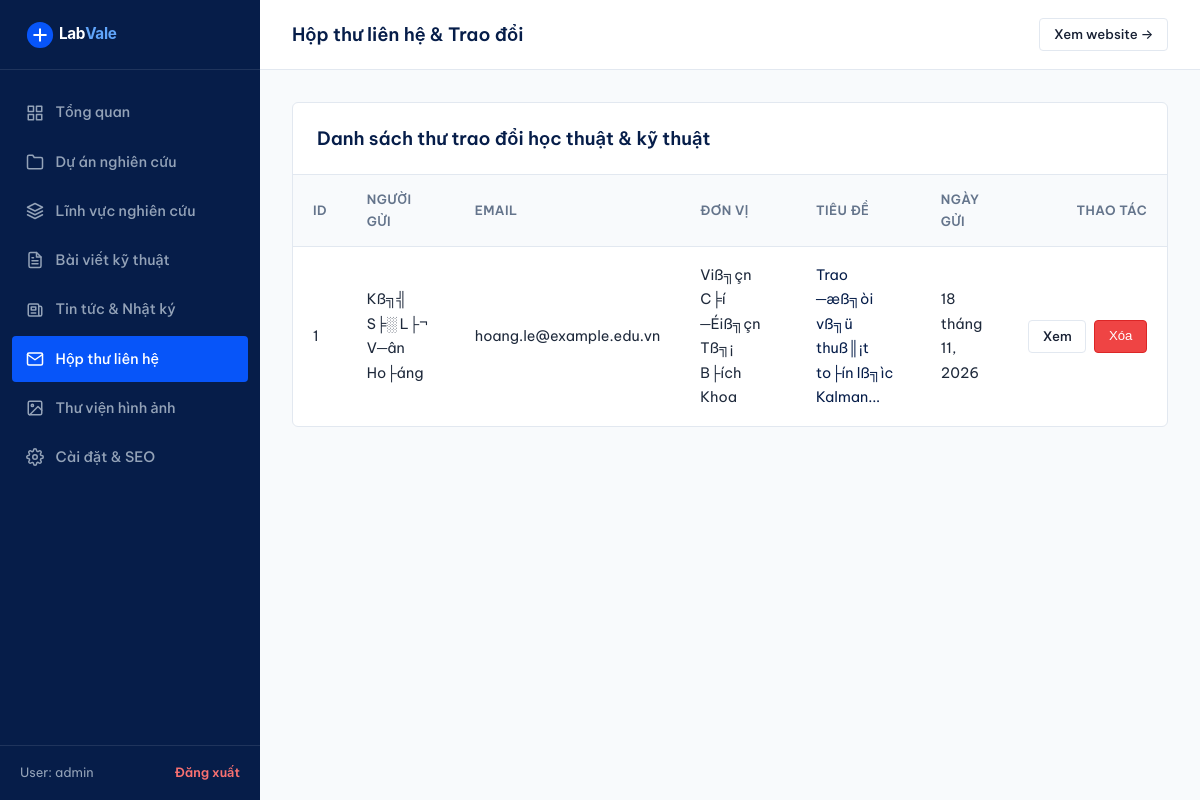
/admin/contacts.php (signed in), run on the app's committed database.
### tables this page shows
CREATE TABLE `contacts` (
  `id` int(11) NOT NULL AUTO_INCREMENT,
  `name` varchar(100) NOT NULL,
  `email` varchar(150) NOT NULL,
  `organization` varchar(150) DEFAULT NULL,
  `subject` varchar(200) NOT NULL,
  `message` text NOT NULL,
  `is_read` tinyint(1) DEFAULT 0,
  `ip_address` varchar(45) DEFAULT NULL,
  `created_at` datetime DEFAULT current_timestamp(),
  PRIMARY KEY (`id`)
);

### includes/helpers.php (called while the page is built, shortened)
<?php
function url(string $path = ''): string {
    $cleanPath = '/' . ltrim($path, '/');
    if ($cleanPath === '/') {
        return BASE_PATH === '' ? '/' : BASE_PATH . '/';
    }
    return BASE_PATH . $cleanPath;
}
function e(?string $str): string {
    return htmlspecialchars($str ?? '', ENT_QUOTES, 'UTF-8');
}
function format_date(?string $dateStr): string {
    $timestamp = strtotime($dateStr);
    $months = [
        1 => 'tháng 1', 2 => 'tháng 2', 3 => 'tháng 3', 4 => 'tháng 4',
        5 => 'tháng 5', 6 => 'tháng 6', 7 => 'tháng 7', 8 => 'tháng 8',
        9 => 'tháng 9', 10 => 'tháng 10', 11 => 'tháng 11', 12 => 'tháng 12'
    ];
    $day = date('j', $timestamp);
    $monthNum = (int)date('n', $timestamp);
    $year = date('Y', $timestamp);
    return sprintf('%d %s, %d', $day, $months[$monthNum] ?? "tháng $monthNum", $year);
}
function truncate_text(string $text, int $limit = 140, string $end = '...'): string {
    $plain = strip_tags($text);
    $truncated = mb_substr($plain, 0, $limit, 'UTF-8');
    $lastSpace = mb_strrpos($truncated, ' ', 0, 'UTF-8');
    if ($lastSpace !== false) {
        $truncated = mb_substr($truncated, 0, $lastSpace, 'UTF-8');
    }
    return $truncated . $end;
}

### admin/contacts.php (the view, shortened to what this page needs)
    <?php
require_once __DIR__ . '/views/header.php';
$contacts = $db->query("SELECT * FROM `contacts` ORDER BY id DESC")->fetchAll();
?>
<div class="admin-card">
    <div class="admin-card-header">
        <div class="admin-card-title">Danh sách thư trao đổi học thuật &amp; kỹ thuật</div>
    </div>
    <div style="overflow-x: auto;">
        <table class="admin-table">
            <thead>
                <tr>
                    <th style="width: 50px;">ID</th>
                    <th>Người gửi</th>
                    <th>Email</th>
                    <th>Đơn vị</th>
                    <th>Tiêu đề</th>
                    <th>Ngày gửi</th>
                    <th style="text-align: right; width: 140px;">Thao tác</th>
                </tr>
            </thead>
            <tbody>
                <?php if (!empty($contacts)): ?>
                    <?php foreach ($contacts as $c): ?>
                        <tr style="<?= $c['is_read'] == 0 ? 'background-color: #FEFCE8; font-weight: 500;' : '' ?>">
                            <td><?= $c['id'] ?></td>
                            <td>
                                <?= e($c['name']) ?>
                            </td>
                            <td><?= e($c['email']) ?></td>
                            <td><?= e($c['organization'] ?? '—') ?></td>
                            <td>
                                <a href="<?= url('/admin/contacts?action=view&id=' . $c['id']) ?>" style="color: var(--admin-navy);">
                                    <?= e(truncate_text($c['subject'], 45)) ?>
                                </a>
                            </td>
                            <td><?= format_date($c['created_at']) ?></td>
                            <td style="text-align: right;">
                                <div class="admin-actions-cell" style="justify-content: flex-end;">
                                    <a href="<?= url('/admin/contacts?action=view&id=' . $c['id']) ?>" class="btn btn-secondary btn-sm">Xem</a>
                                    <form action="<?= url('/admin/contacts') ?>" method="POST" onsubmit="return confirm('Bạn có chắc muốn xóa thư này?');">
                                        <button type="submit" class="btn btn-danger btn-sm">Xóa</button>
                                    </form>
                                </div>
                            </td>
                        </tr>
                    <?php endforeach; ?>
                <?php else: ?>
                    <tr>
                        <td colspan="7" style="text-align: center; color: var(--admin-muted);">Chưa có thư liên hệ nào.</td>
                    </tr>
                <?php endif; ?>
            </tbody>
        </table>
    </div>
</div>
<?php require_once __DIR__ . '/views/footer.php'; ?>

### assets/css/style.css (style rules this page uses)
:root { --color-primary-navy: #061D49; --color-tech-blue: #0755F9; --color-tech-blue-hover: #0542c7; --color-white: #FFFFFF; --color-bg: #F8FAFC; --color-surface: #FFFFFF; --color-text: #172033; --color-secondary-text: #64748B; --color-border: #E2E8F0; --color-border-subtle: #F1F5F9; --color-border-hover: #CBD5E1; --status-idea-bg: #F1F5F9; --status-idea-text: #475569; --status-research-bg: #EFF6FF; --status-research-text: #1D4ED8; --status-dev-bg: #FEF3C7; --status-dev-text: #B45309; --status-done-bg: #ECFDF5; --status-done-text: #047857; --font-sans: 'Be Vietnam Pro', -apple-system, BlinkMacSystemFont, 'Segoe UI', Roboto, Helvetica, Arial, sans-serif; --font-mono: ui-monospace, SFMono-Regular, Menlo, Monaco, Consolas, "Liberation Mono", "Courier New", monospace; --max-width: 1200px; --header-height: 72px; --radius-sm: 4px; --radius-md: 6px; --radius-lg: 8px; --transition-fast: 150ms ease; --transition-normal: 220ms ease; }
*, *::before, *::after { box-sizing: border-box; margin: 0; padding: 0; }
html { font-size: 16px; scroll-behavior: smooth; -webkit-text-size-adjust: 100%; }
body { font-family: var(--font-sans); background-color: var(--color-bg); color: var(--color-text); line-height: 1.7; font-weight: 400; min-height: 100vh; display: flex; flex-direction: column; -webkit-font-smoothing: antialiased; -moz-osx-font-smoothing: grayscale; }
a { color: var(--color-tech-blue); text-decoration: none; transition: color var(--transition-fast); }
.btn { display: inline-flex; align-items: center; justify-content: center; gap: 0.5rem; padding: 0.625rem 1.25rem; font-size: 0.925rem; font-weight: 500; border-radius: var(--radius-sm); border: 1px solid transparent; cursor: pointer; transition: all var(--transition-fast); line-height: 1.4; text-decoration: none; }
.btn-secondary { background-color: var(--color-white); color: var(--color-text); border-color: var(--color-border); }
.btn-sm { padding: 0.4rem 0.85rem; font-size: 0.825rem; }
.btn-danger { background-color: #EF4444; color: var(--color-white); border-color: #DC2626; }

### assets/css/admin.css (style rules this page uses)
:root { --admin-navy: #061D49; --admin-blue: #0755F9; --admin-sidebar-w: 260px; --admin-border: #E2E8F0; --admin-bg: #F8FAFC; --admin-surface: #FFFFFF; --admin-text: #1E293B; --admin-muted: #64748B; }
body.admin-body { background-color: var(--admin-bg); color: var(--admin-text); font-family: 'Be Vietnam Pro', -apple-system, BlinkMacSystemFont, sans-serif; min-height: 100vh; display: flex; }
.admin-card { background-color: var(--admin-surface); border: 1px solid var(--admin-border); border-radius: 6px; overflow: hidden; margin-bottom: 2rem; }
.admin-card-header { padding: 1.25rem 1.5rem; border-bottom: 1px solid var(--admin-border); display: flex; align-items: center; justify-content: space-between; flex-wrap: wrap; gap: 1rem; }
.admin-card-title { font-size: 1.15rem; font-weight: 600; color: var(--admin-navy); }
.admin-table { width: 100%; border-collapse: collapse; font-size: 0.9rem; text-align: left; }
.admin-table th { background-color: #F8FAFC; padding: 0.85rem 1.25rem; font-weight: 600; color: var(--admin-muted); border-bottom: 1px solid var(--admin-border); font-size: 0.8rem; text-transform: uppercase; letter-spacing: 0.03em; }
.admin-table td { padding: 1rem 1.25rem; border-bottom: 1px solid var(--admin-border); color: var(--admin-text); vertical-align: middle; }
.admin-table tr:last-child td { border-bottom: none; }
.admin-actions-cell { display: flex; align-items: center; gap: 0.5rem; }

### data on the page
contacts: id "1", name "Kß╗╣ S╞░ L├¬ V─ân Ho├áng", email "hoang.le@example.edu.vn", organization "Viß╗çn C╞í ─Éiß╗çn Tß╗¡ B├ích Khoa", subject "Trao ─æß╗òi vß╗ü thuß║¡t to├ín lß╗ìc Kalman...", created_at "18 tháng 11, 2026"

### other printed values
$currentUser['username'] "admin"
$adminTitle "Hộp thư liên hệ & Trao đổi"
